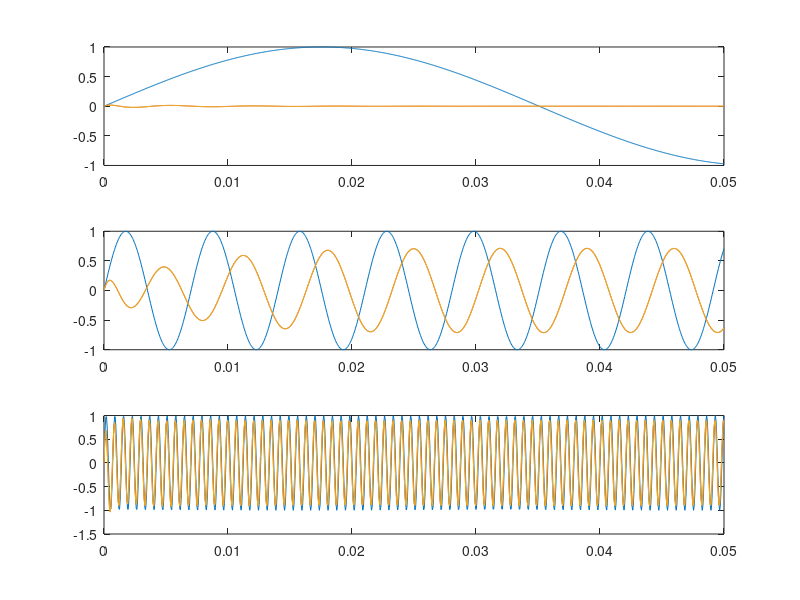

MATLAB code to generate this figure:
w0 = 895.3
t = linspace(0, 0.05, 1000);

s = tf('s')
H = (0.8911*s^4)/((s^2 + 2272.32*s + 3179590)*(s^2 + 266.68*s + 900440))
H_ = (0.8913*s^4)/((s^2 + 2271.87*s + 3180000)*(s^2 + 266.23*s + 899680))

figure

subplot(3, 1, 1)
u = sin(0.1*w0*t);
y_sim = lsim(H, u, t);
plot(t, u)
hold on
plot(t, y_sim)
hold on
y_sim = lsim(H_, u, t);
plot(t, y_sim)
hold off

subplot(3, 1, 2)
u = sin(w0*t);
y_sim = lsim(H, u, t);
plot(t, u)
hold on
plot(t, y_sim)
hold on
y_sim = lsim(H_, u, t);
plot(t, y_sim)
hold off


subplot(3, 1, 3)
u = sin(10*w0*t);
y_sim = lsim(H, u, t);
plot(t, u)
hold on
plot(t, y_sim)
hold on
y_sim = lsim(H_, u, t);
plot(t, y_sim)
hold off